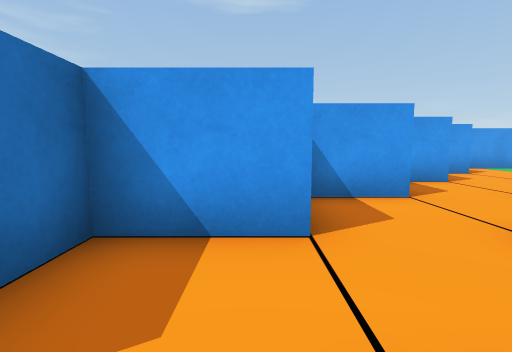
View 1 (above)

14 first-person views from a walk through a Unity game level. The camera is 0.41 m above the floor, tilts 6° down and sees 85° across. The floor is counted in squares, 0.5 m on a side. Each view is taken from the middle of a square. On the plan, view 1 faces up. The plan holds only what a view shows up to about 10 squares ahead; the rest is blank. The player is left out.

View 2
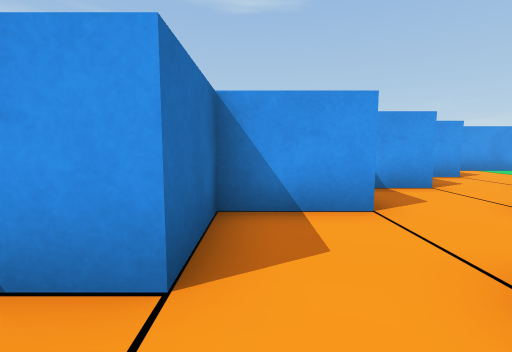

View 3
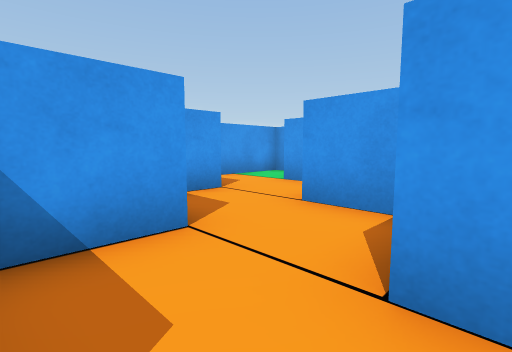

View 4
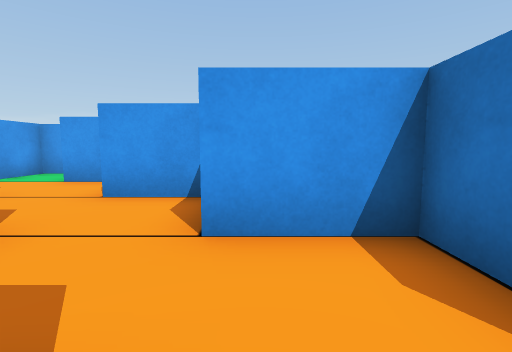

View 5
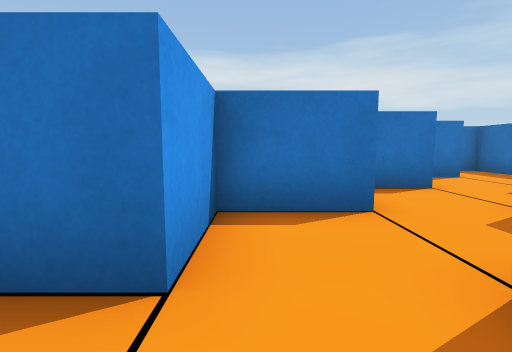

View 6
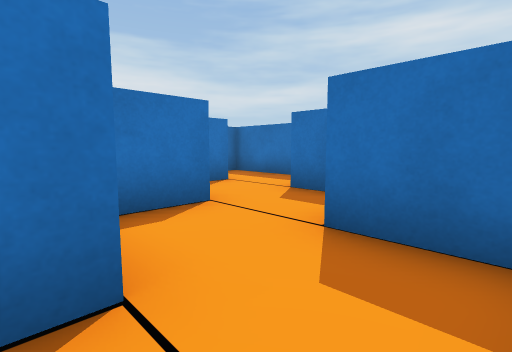

View 7
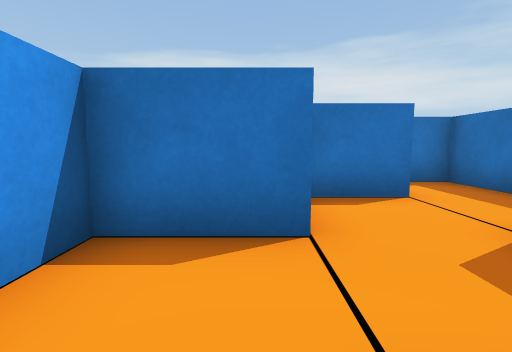

View 8
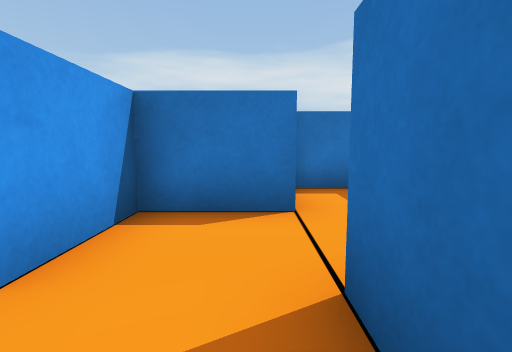

View 9
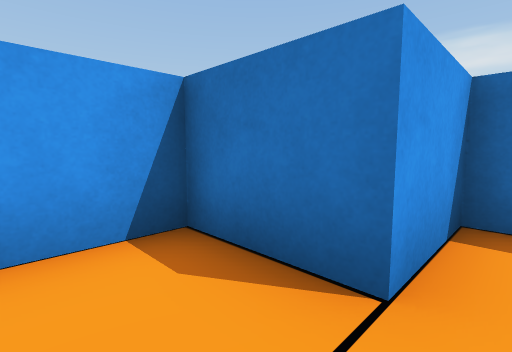

View 10
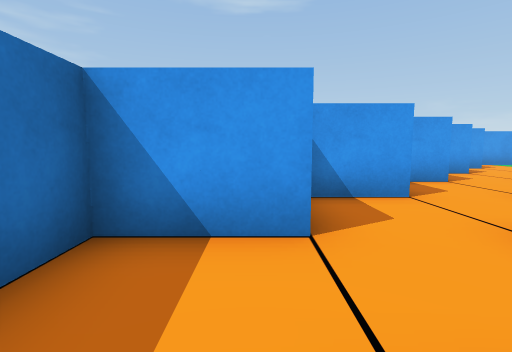

View 11
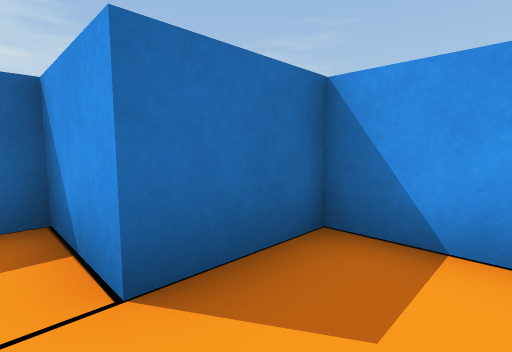

View 12
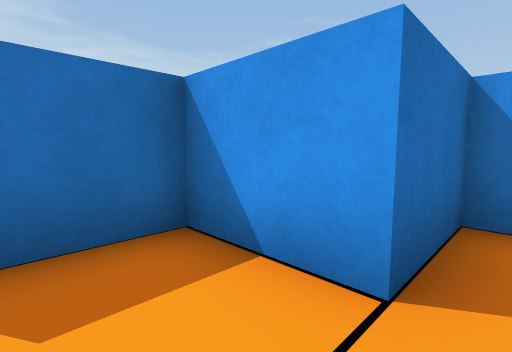

View 13
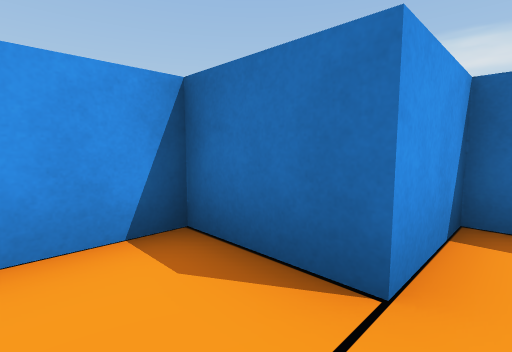

View 14
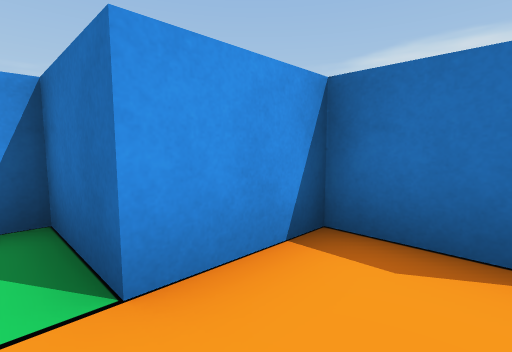

### Floor plan
Points are (right, up) in squares from view 1. A wall is a line through its corners. A room is listed if a view was taken in it or the views show most of it. See-through windows are left out.
Room 1 (views 1, 2, 3, 4, 5, 6, 7, 8, 9, 10, 11, 12, 13, 14)
walls: (2.6, 4.5) (0.5, 4.5) (0.5, 2.5) (-1.5, 2.5) (-1.5, 0.5) (-3.5, 0.5) (-3.5, -3.5) (-1.5, -3.5) (-1.5, -1.5) (0.5, -1.5) (0.5, 0.5) (2.5, 0.5) (2.5, 1.5); (2.4, 2.5) (4.5, 2.5) (4.5, 4.5) (6.5, 4.5) (6.5, 6.5) (8.5, 6.5) (8.5, 8.5) (10.5, 8.5) (10.5, 10.5) (6.5, 10.5) (6.5, 8.5) (4.5, 8.5) (4.5, 6.5) (2.5, 6.5) (2.5, 6.1)

Positions as (right, up) in squares from view 1, and headings:
1: (0, 0), facing up
2: (1, 1), facing up
3: (3, 4), facing up-right
4: (2, 4), facing right
5: (4, 6), facing down
6: (3, 4), facing down-left
7: (1, 3), facing down
8: (-1, 2), facing down
9: (-2, 0), facing down-right
10: (-2, -2), facing up
11: (6, 6), facing up-left
12: (7, 7), facing up-left
13: (6, 8), facing down-right
14: (7, 9), facing down-right
